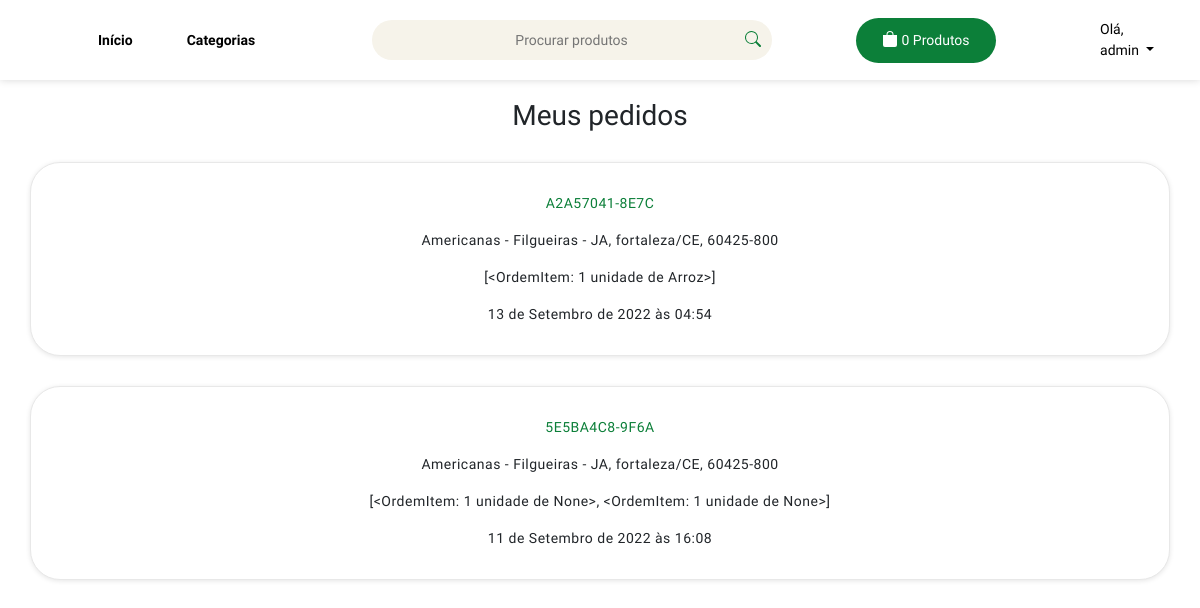
The page /perfil/minhas-compras/ (signed in) on the database as committed earlier.
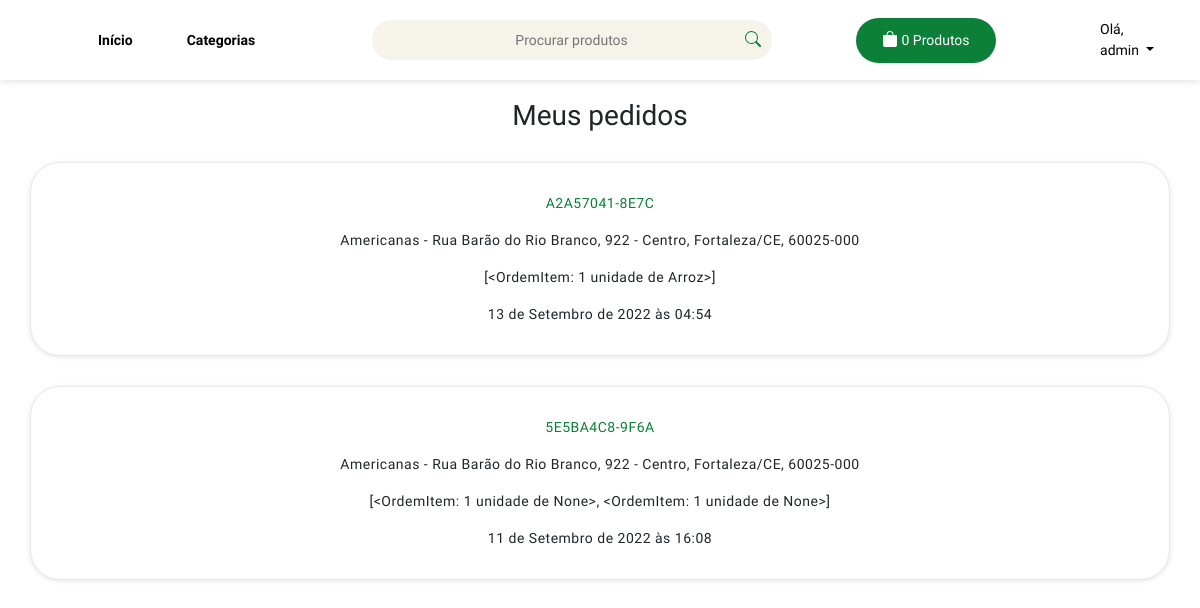
The same page on the database as committed later.
### produtos/models.py (models this page shows, shortened)
class Ordem(models.Model):
    user = models.ForeignKey(
        CustomUser, on_delete=models.SET_NULL, blank=True, null=True
    )
    order_date = models.DateTimeField(auto_now_add=True, null=True, blank=True)
    ordered = models.BooleanField(default=False, null=True, blank=True)
    number_order = models.CharField(max_length=14, default=random_number, unique=True)
    supermarket = models.ForeignKey(
        Lojista, on_delete=models.SET_NULL, blank=True, null=True
    )
    def produtos(self):
        return list(OrdemItem.objects.filter(order__id=self.id))

class OrdemItem(models.Model):
    product = models.ForeignKey(
        Produto, on_delete=models.SET_NULL, blank=True, null=True
    )
    order = models.ForeignKey(Ordem, on_delete=models.SET_NULL, blank=True, null=True)
    quantity = models.IntegerField(default=0, null=True, blank=True)
    data_add = models.DateTimeField(auto_now_add=True, null=True, blank=True)
    def __str__(self):
        return f"{self.quantity} unidade de {self.product}"

class Produto(models.Model):
    name = models.CharField(max_length=70)
    price = models.FloatField()
    qnt_stock = models.IntegerField()
    sold = models.IntegerField()
    category = models.ForeignKey(Categoria, on_delete=models.CASCADE)
    description = models.TextField(default="", blank=True, null=True)
    slug = models.SlugField(max_length=250, null=True, blank=True)
    image = models.ImageField(upload_to="products/%Y/%m/%d", blank=True, null=True)
    expiration_date = models.DateField(null=True, blank=True)
    supermarket = models.ForeignKey(
        Lojista,
        on_delete=models.SET_NULL,
        blank=True,
        null=True,
    )
    class Meta:
        ordering = ["expiration_date"]
    def __str__(self):
        return self.name

### users/models.py (models this page shows, shortened)
class Lojista(models.Model):
    def upload_photo_to(instance, filename):
        return f"brand/{instance.name}/{filename}"
    supermarket = models.OneToOneField(
        CustomUser, on_delete=models.CASCADE, primary_key=True
    )
    brand = models.ImageField(upload_to=upload_photo_to, blank=True, null=True)
    cep = BRPostalCodeField()
    state = models.CharField(choices=br_states.STATE_CHOICES, max_length=2, null=False)
    city = models.CharField(max_length=128, null=False)
    district = models.CharField(max_length=128, null=True)
    street = models.CharField(max_length=128, null=True)
    def __str__(self):
        return f"{self.supermarket.username} - {self.street} - {self.district}, {self.city}/{self.state}, {self.cep}"

class CustomUser(AbstractUser):
    class Role(models.TextChoices):
        SUPERMARKET = "SUPERMARKET", _("Supermarket")
        CLIENT = "CLIENT", _("Client")
    role = models.CharField(max_length=50, choices=Role.choices)

### users/views.py (the view)
# urls.py: path("minhas-compras/", MinhasCompras.as_view(), name="minhas_compras"),
class MinhasCompras(LoginRequiredMixin, ListView):
    model = Ordem
    context_object_name = "ordens"
    template_name = "users/minhas_compras.html"
    def get_queryset(self):
        qs = super().get_queryset()
        return qs.filter(user=self.request.user).order_by('-order_date')

### produtos/templatetags/carrinho.py (called while the page is built)
@register.filter(name="qnt_total_carrinho")
def qnt_total_carrinho(cart):
    return len(cart)

### templates/users/minhas_compras.html (shortened to what this page needs)
{% extends 'base.html' %}
{% load static %}
{% block content %}
<link rel="stylesheet" href="{% static 'css/carrinho_vazio.css'%}">
<h1>Meus pedidos</h1>
{% for ordem in ordens %}
<div class="container-fluid">
    <div class="row">
      <div class="col-md-12">
        <div class="card">
             <div class="card-body cart">
                  <div class="col-sm-12 empty-cart-cls text-center">
                    <p class="num-pedido">{{ordem.number_order}}</p>
                    <p>{{ordem.supermarket}}</p>
                    <p>{{ordem.produtos}}</p>
                    {{ordem.order_date}}
                  </div>
             </div>
        </div>
      </div>
    </div>
  </div>
  {% endfor %}
{% endblock %}

Rows that differ between the two databases and show on the page:
changed through a linked row, Ordem "13 de Setembro de 2022 às 04:54": supermarket "Americanas - Filgueiras - JA, fortaleza/CE, 60425-800" → "Americanas - Rua Barão do Rio Branco, 922 - Centro, Fortaleza/CE, 60025-000"
changed through a linked row, Ordem "5E5BA4C8-9F6A": supermarket "Americanas - Filgueiras - JA, fortaleza/CE, 60425-800" → "Americanas - Rua Barão do Rio Branco, 922 - Centro, Fortaleza/CE, 60025-000"
